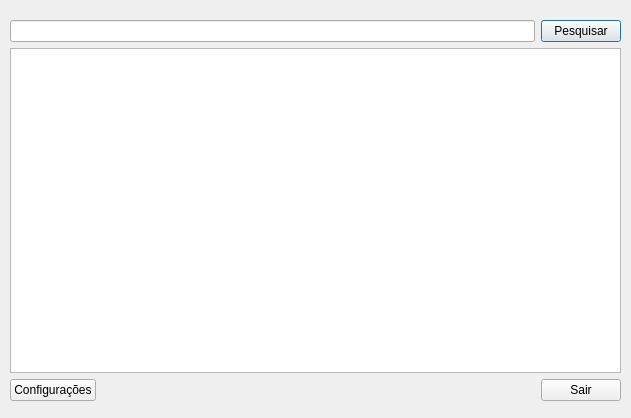
<?xml version="1.0" encoding="UTF-8"?>
<ui version="4.0">
 <class>Mainwindow</class>
 <widget class="QDialog" name="Mainwindow">
  <property name="geometry">
   <rect>
    <x>0</x>
    <y>0</y>
    <width>631</width>
    <height>418</height>
   </rect>
  </property>
  <property name="windowTitle">
   <string>Dialog</string>
  </property>
  <widget class="QWidget" name="">
   <property name="geometry">
    <rect>
     <x>10</x>
     <y>20</y>
     <width>611</width>
     <height>381</height>
    </rect>
   </property>
   <layout class="QVBoxLayout" name="verticalLayout_2">
    <item>
     <layout class="QVBoxLayout" name="verticalLayout">
      <item>
       <layout class="QHBoxLayout" name="horizontalLayout">
        <item>
         <widget class="QLineEdit" name="lineEdit"/>
        </item>
        <item>
         <widget class="QPushButton" name="pushButton">
          <property name="text">
           <string>Pesquisar</string>
          </property>
         </widget>
        </item>
       </layout>
      </item>
      <item>
       <widget class="QTableWidget" name="tableWidget"/>
      </item>
     </layout>
    </item>
    <item>
     <layout class="QHBoxLayout" name="horizontalLayout_3">
      <item>
       <layout class="QHBoxLayout" name="horizontalLayout_2">
        <item>
         <widget class="QPushButton" name="pushButton_2">
          <property name="text">
           <string>Configurações</string>
          </property>
         </widget>
        </item>
       </layout>
      </item>
      <item>
       <spacer name="horizontalSpacer">
        <property name="orientation">
         <enum>Qt::Horizontal</enum>
        </property>
        <property name="sizeHint" stdset="0">
         <size>
          <width>248</width>
          <height>20</height>
         </size>
        </property>
       </spacer>
      </item>
      <item>
       <widget class="QPushButton" name="pushButton_3">
        <property name="text">
         <string>Sair</string>
        </property>
       </widget>
      </item>
     </layout>
    </item>
   </layout>
  </widget>
 </widget>
 <resources/>
 <connections/>
</ui>
